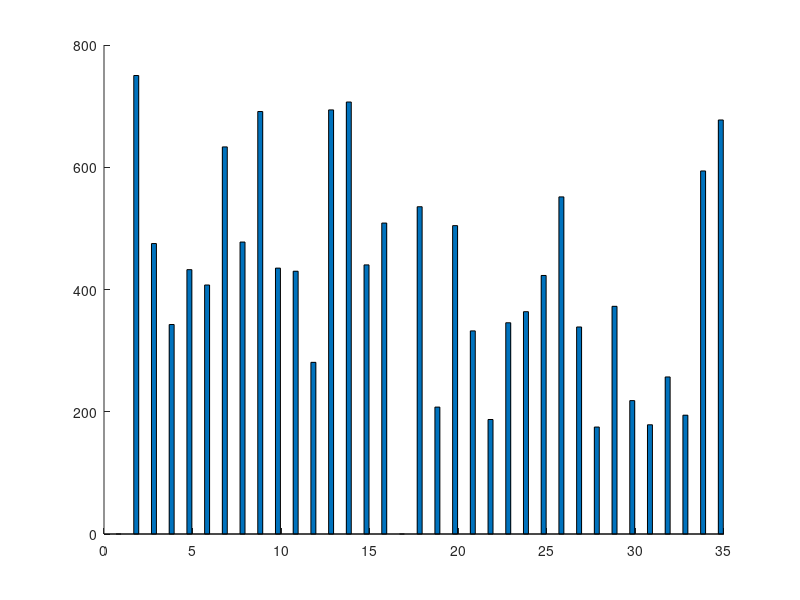

This chart was generated by the following MATLAB code: (Note: this script raises an error after producing the figure.)
%==================================================
%Energy Data Simulation Challenge
%Challenge 2 visualization of the data-set as values per day (Day VS Night)
%Guanqun Wang
%2014/7/9
%e-mail: gemini910621@gmail.com
%==================================================

% clean up
clc
clear all

% read data
fid=fopen('total_watt.csv');
data=textscan(fid,'%f %f %f %f %f %f %f', 'delimiter','-,:/','collectoutput',1);
data=cell2mat(data);
fclose(fid);

% set up
[n_row,n_col]=size(data);
e_daily=[];% daily energy consumption
date_lb=[];% date stored in string
date_now=0;
day_counter=0;% number of different dates
data_counter=0;% number of different data entries in one day

% calculate average power consumption for each day
for i=1:n_row
    % convert the date to one number for the later comparison
    date_str=num2str(data(i,1:3));
    date_str(find(isspace(date_str)))=[];
    date_num=str2num(date_str);
    
    %if reach a new date
    if date_num~=date_now
        day_counter=day_counter+1;%count how many dates
        date_now=date_num;%record current date
        e_daily(day_counter,1:3)=data(i,1:3);%record the new date in the matrix for plot
        
        %start adding power consumption for avg calculation
        if data(i,4)<9
            e_daily(day_counter,4)=data(i,n_col);
        else
            e_daily(day_counter,5)=data(i,n_col);
        end
        date_lb{day_counter}=strcat(num2str(e_daily(day_counter,1)),'/',num2str(e_daily(day_counter,2)),'/',num2str(e_daily(day_counter,3)));%record dates in string
        if day_counter>1%calculate avg of last day
            e_daily(day_counter-1,4)=e_daily(day_counter-1,4)/data_counter_1;
        end
        if day_counter>1%calculate avg of last day
            e_daily(day_counter-1,5)=e_daily(day_counter-1,5)/data_counter_2;
        end
        data_counter_1=0;% reset counter for night data
        data_counter_2=0;% reset counter for day data
        if data(i,4)<9
            data_counter_1=1;
        else
            data_counter_2=1;
        end
    else
        if data(i,4)<9
            data_counter_1=data_counter_1+1;%count how many data entries for each day
            e_daily(day_counter,4)=e_daily(day_counter,4)+data(i,n_col);
        else
            data_counter_2=data_counter_2+1;
            e_daily(day_counter,5)=e_daily(day_counter,5)+data(i,n_col);
        end
    end
end
e_daily(day_counter,4)=e_daily(day_counter,4)/data_counter_1;% avg calculation of the last day
e_daily(day_counter,5)=e_daily(day_counter,5)/data_counter_2;

bar(e_daily(:,4:5),'group');
legend('Night (00:00~8:59)','Day Avg (9:00~23:59)');

% legend([low,med,high,th_h,th_l],'low','medium','high','high threshold(mean+0.5*std)','low threshold(mean-0.5*std)');

% insert dates
[n_row,n_col]=size(e_daily);
set(gca,'XTickLabel',[]);
len=length(e_daily(:,n_col));
YMin=get(gca,'YLim');
ypos=YMin(1)-180;
xpos=1:len;
for i=1:len
    text(xpos(i),ypos,date_lb(i),'Rotation',90);
end

title('Energy Consumption: Day Vs. Night');
xlabel('Date');
ylabel('Average Energy Consumption(W)');